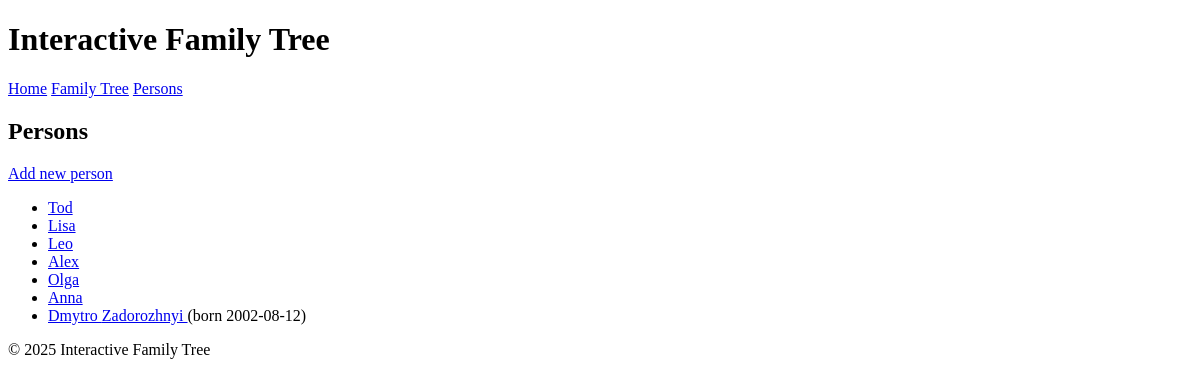
Before: /persons with the older database file.
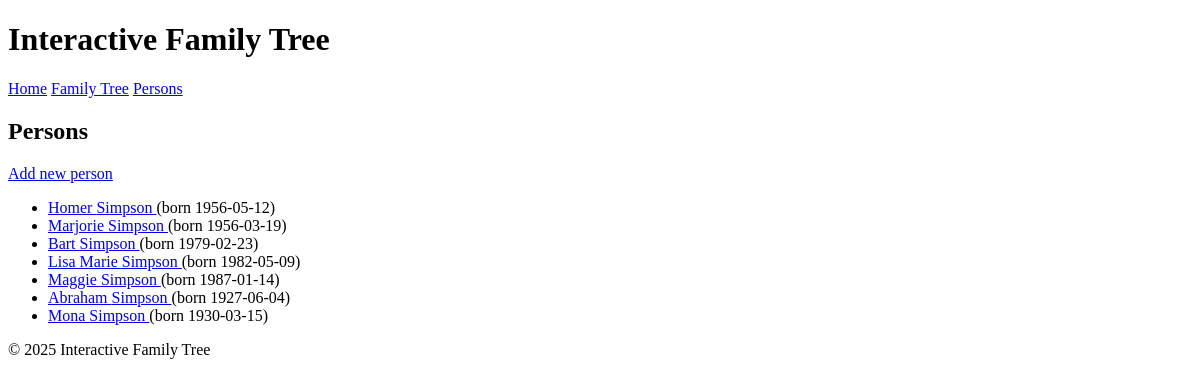
After: the same page with the newer database file.
### tables this page shows
CREATE TABLE persons (
    id INTEGER PRIMARY KEY AUTOINCREMENT,
    first_name TEXT NOT NULL,
    last_name TEXT,
    birth_date TEXT,
    death_date TEXT,
    gender TEXT,
    notes TEXT,
    created_at TEXT DEFAULT CURRENT_TIMESTAMP
);

### app.py (the view)
@app.route("/persons")
def persons():
    people = get_all_persons()
    return render_template("persons.html", people=people)

### db.py (called while the page is built)
def get_db():
    conn = sqlite3.connect(DB_PATH)
    conn.row_factory = sqlite3.Row
    return conn

def get_all_persons():
    conn = get_db()
    cur = conn.cursor()
    cur.execute("SELECT * FROM persons ORDER BY id")
    rows = cur.fetchall()
    conn.close()
    return rows

### templates/persons.html (shortened to what this page needs)
{% extends "base.html" %}
{% block content %}
<h2>Persons</h2>
<p>
    <a href="{{ url_for('add_person_route') }}">Add new person</a>
</p>
{% if people and people|length > 0 %}
    <ul>
        {% for p in people %}
            <li>
                <a href="{{ url_for('person_detail', person_id=p['id']) }}">
                    {{ p["first_name"] }} {{ p["last_name"] or "" }}
                </a>
                {% if p["birth_date"] %}
                    (born {{ p["birth_date"] }})
                {% endif %}
            </li>
        {% endfor %}
    </ul>
{% else %}
    <p>No persons yet. Database is empty.</p>
{% endif %}
{% endblock %}

### templates/base.html (shortened to what this page needs)
<!DOCTYPE html>
<html lang="en">
<head>
    <link rel="stylesheet" href="{{ url_for('static', filename='css/style.css') }}">
</head>
<body>
    <header class="main-header">
        <div class="container">
            <h1>Interactive Family Tree</h1>
            <nav>
                <a href="{{ url_for('index') }}">Home</a>
                <a href="{{ url_for('tree') }}">Family Tree</a>
                <a href="{{ url_for('persons') }}">Persons</a>
            </nav>
        </div>
    </header>
    <main class = "main-content container">
        <div class="conteiner">
            {% block content %}{% endblock %}
        </div>
    </main>
    <footer class="main-footer">
        <div class="container">
            <p>© 2025 Interactive Family Tree</p>
        </div>
    </footer>
</body>
</html>

Changed rows visible on the page:
removed persons: first_name "Tod"
removed persons: first_name "Lisa"
removed persons: first_name "Leo"
removed persons: first_name "Alex"
removed persons: first_name "Olga"
removed persons: first_name "Anna"
removed persons: first_name "Dmytro", last_name "Zadorozhnyi", birth_date "2002-08-12"
added persons: first_name "Homer", last_name "Simpson", birth_date "1956-05-12"
added persons: first_name "Marjorie", last_name "Simpson", birth_date "1956-03-19"
added persons: first_name "Bart", last_name "Simpson", birth_date "1979-02-23"
added persons: first_name "Lisa Marie", last_name "Simpson", birth_date "1982-05-09"
added persons: first_name "Maggie", last_name "Simpson", birth_date "1987-01-14"
added persons: first_name "Abraham", last_name "Simpson", birth_date "1927-06-04"
added persons: first_name "Mona", last_name "Simpson", birth_date "1930-03-15"
